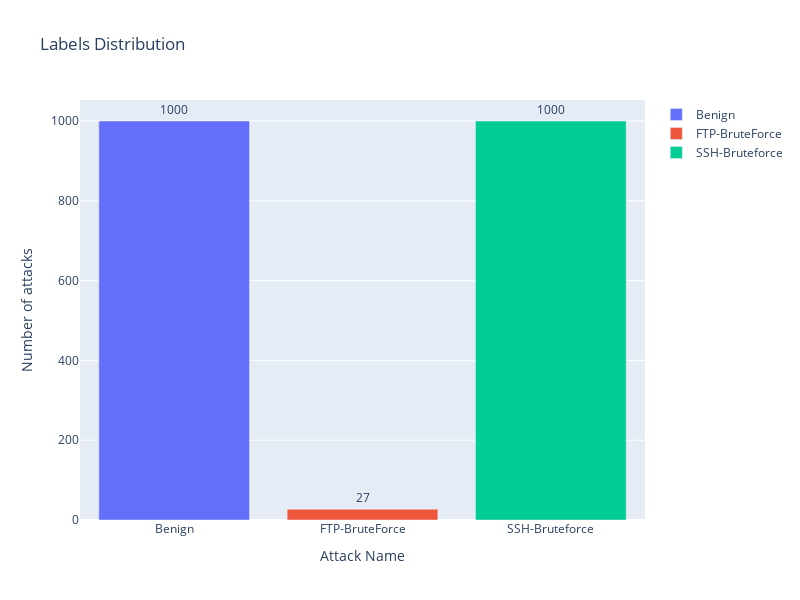

The code cell stored with this chart in its notebook:
### Code cell
toTrainModel = shortData(withoutDuplicates, LABEL)
showAttackDistribution(toTrainModel[LABEL])

### Figure 1 — Plotly figure (JSON) as saved in the notebook; plotly's stock layout.template omitted (floating-point values rounded to 4 significant figures)
{"data": [{"name": "Benign", "orientation": "v", "text": "1000", "textposition": "outside", "type": "bar", "x": ["Benign"], "y": [1000]}, {"name": "FTP-BruteForce", "orientation": "v", "text": "27", "textposition": "outside", "type": "bar", "x": ["FTP-BruteForce"], "y": [27]}, {"name": "SSH-Bruteforce", "orientation": "v", "text": "1000", "textposition": "outside", "type": "bar", "x": ["SSH-Bruteforce"], "y": [1000]}], "layout": {"height": 600, "title": {"text": "Labels Distribution"}, "width": 800, "xaxis": {"title": {"text": "Attack Name"}}, "yaxis": {"title": {"text": "Number of attacks"}}}}
